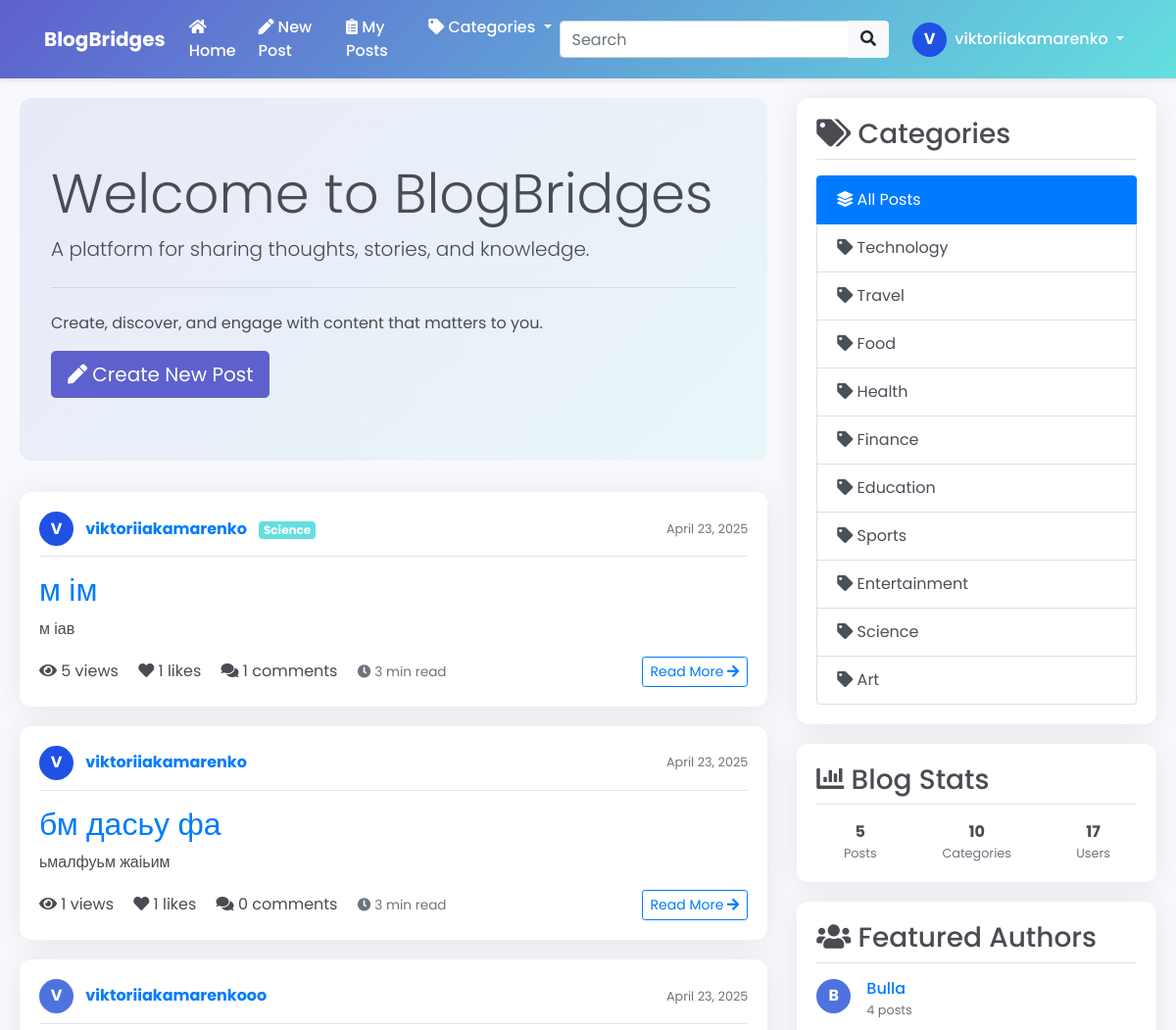
The page /home/ (signed in, upper part) on the database as committed earlier.
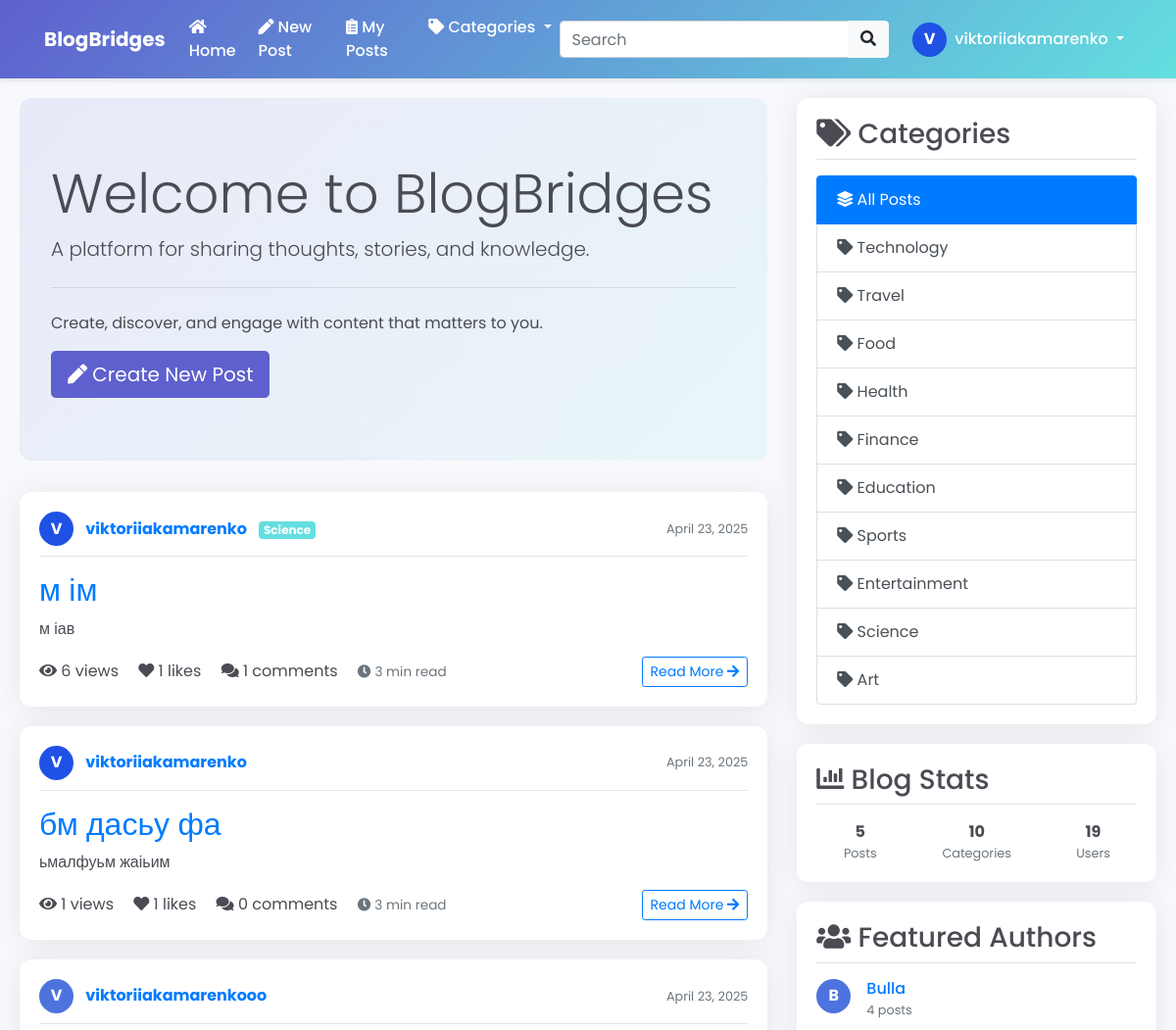
The same page on the database as committed later.
### blog/models.py (models this page shows, shortened)
class Post(models.Model):
    title = models.CharField(max_length=100)
    content = models.TextField()
    summary = models.CharField(max_length=255, blank=True)
    date_posted = models.DateTimeField(default=timezone.now)
    author = models.ForeignKey(User, on_delete=models.CASCADE, related_name='posts')
    category = models.ForeignKey(Category, on_delete=models.SET_NULL, null=True, blank=True)
    likes = models.ManyToManyField(User, related_name='liked_posts', blank=True)
    views = models.PositiveIntegerField(default=0)
    reading_time = models.PositiveIntegerField(default=3, help_text="Estimated reading time in minutes")

class Category(models.Model):
    name = models.CharField(max_length=100)
    class Meta:
        verbose_name_plural = "Categories"

### blog/views.py (the view)
# urls.py: path('home/', PostListView.as_view(), name='home-page'),
class PostListView(LoginRequiredMixin, ListView):
    model = Post
    template_name = 'blog/home.html'
    context_object_name = 'posts'
    ordering = ['-date_posted']
    paginate_by = 5
    def get_context_data(self, **kwargs):
        context = super().get_context_data(**kwargs)
        context['categories'] = Category.objects.all()
        context['users_count'] = User.objects.count()
        context['featured_authors'] = User.objects.annotate(post_count=Count('posts')).order_by('-post_count')[:5]
        return context

### blog/templates/blog/home.html (shortened to what the changed rows need)
{% extends 'blog/base.html' %}
{% load static %}
{% block content %}
<div class="row">
    <div class="col-md-8">
        <div class="jumbotron">
            <h1 class="display-4">Welcome to BlogBridges</h1>
        </div>
        {% if posts %}
            {% for post in posts %}
            <article class="content-section">
                <div class="article-metadata d-flex justify-content-between align-items-center">
                    <div>
                        <a href="{% url 'user-profile' post.author.username %}" class="text-decoration-none">
                            <span class="avatar-circle mr-2" style="background-color: {{ post.author.userprofile.avatar_color }}">
                                {{ post.author.username.0|upper }}
                            </span>
                            <span class="font-weight-bold">{{ post.author.username }}</span>
                        </a>
                        {% if post.category %}
                        <a href="{% url 'category' post.category.name %}" class="badge badge-info ml-2">
                            {{ post.category.name }}
                        </a>
                        {% endif %}
                    </div>
                    <small class="text-muted">{{ post.date_posted|date:"F d, Y" }}</small>
                </div>
                <h2>
                    <a href="{% url 'post-detail' post.id %}" class="text-decoration-none">
                        {{ post.title }}
                    </a>
                </h2>
                {% if post.summary %}
                <p>{{ post.summary }}</p>
                {% else %}
                <p>{{ post.content|truncatechars:250 }}</p>
                {% endif %}
                <div class="d-flex justify-content-between align-items-center mt-3">
                    <div>
                        <span class="mr-3">
                            <i class="fas fa-eye"></i> {{ post.views }} views
                        </span>
                        <span class="mr-3">
                            <i class="fas fa-heart"></i> {{ post.likes.count }} likes
                        </span>
                        <span class="mr-3">
                            <i class="fas fa-comments"></i> {{ post.comments.count }} comments
                        </span>
                        <span class="reading-time">
                            <i class="fas fa-clock mr-1"></i> {{ post.reading_time }} min read
                        </span>
                    </div>
                    <a href="{% url 'post-detail' post.id %}" class="btn btn-sm btn-outline-primary">
                        Read More <i class="fas fa-arrow-right"></i>
                    </a>
                </div>
            </article>
            {% endfor %}
        {% else %}
            <div class="alert alert-info">
                No posts found. Be the first to create a post!
            </div>
        {% endif %}
    </div>
    <div class="col-md-4">
        <div class="content-section">
            <div class="row text-center">
                <div class="col-4">
                    <div class="font-weight-bold">{{ users_count|default:"0" }}</div>
                    <div class="small text-muted">Users</div>
                </div>
            </div>
        </div>
    </div>
</div>
{% endblock %}

Rows that differ between the two databases and show on the page:
changed Post "м ім": views "5" → "6"
Other text that changed with them:
{{ users_count|default:"0" }}: "17" → "19"
